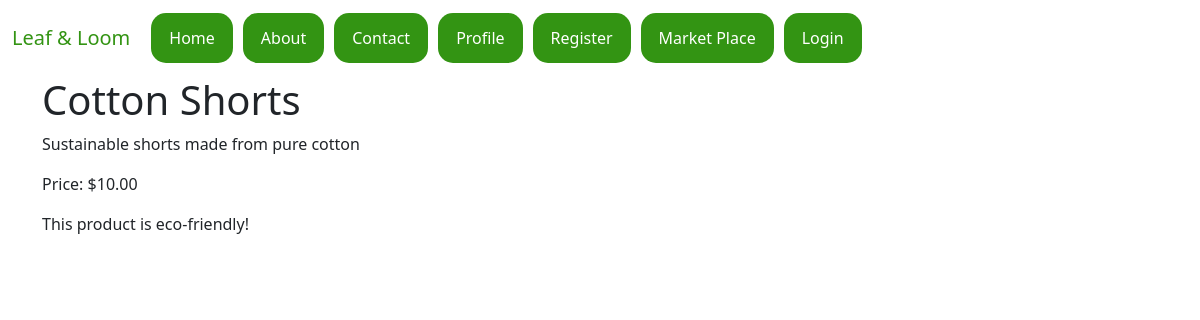
/product/1/, run on the app's committed database.
### Leaf/models.py (models this page shows, shortened)
class Product(models.Model):
    seller = models.ForeignKey(Seller, on_delete=models.CASCADE)
    name = models.CharField(max_length=100)
    description = models.TextField()
    price = models.DecimalField(max_digits=10, decimal_places=2)
    eco_friendly = models.BooleanField(default=True)
    available = models.BooleanField(default=True)

### Leaf/views.py (the view)
# urls.py: path('product/<int:pk>/', views.product_detail_view, name='product_detail'),
def product_detail_view(request, pk):
    product = get_object_or_404(Product, pk=pk)
    return render(request, 'Leaf/product_detail.html', {'product': product})

### Leaf/templates/Leaf/product_detail.html
{% extends 'Leaf/base.html' %}
{% block content %}
<h1>{{ product.name }}</h1>
<p>{{ product.description }}</p>
<p>Price: ${{ product.price }}</p>
{% if product.eco_friendly %}
    <p>This product is eco-friendly!</p>
{% endif %}
{% endblock %}

### data on the page
Product: name "Cotton Shorts", description "Sustainable shorts made from pure cotton", price "10.00"
